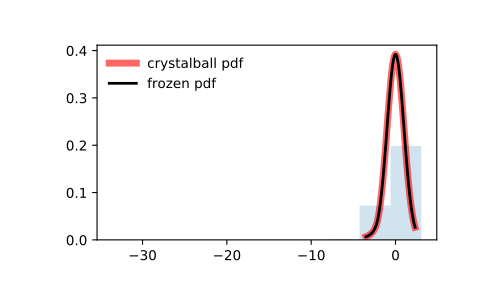

This chart was generated by the following Python code:
from scipy.stats import crystalball
import matplotlib.pyplot as plt
fig, ax = plt.subplots(1, 1)

# Calculate a few first moments:

beta, m = 2, 3
mean, var, skew, kurt = crystalball.stats(beta, m, moments='mvsk')

# Display the probability density function (``pdf``):

x = np.linspace(crystalball.ppf(0.01, beta, m),
                crystalball.ppf(0.99, beta, m), 100)
ax.plot(x, crystalball.pdf(x, beta, m),
       'r-', lw=5, alpha=0.6, label='crystalball pdf')

# Alternatively, the distribution object can be called (as a function)
# to fix the shape, location and scale parameters. This returns a "frozen"
# RV object holding the given parameters fixed.

# Freeze the distribution and display the frozen ``pdf``:

rv = crystalball(beta, m)
ax.plot(x, rv.pdf(x), 'k-', lw=2, label='frozen pdf')

# Check accuracy of ``cdf`` and ``ppf``:

vals = crystalball.ppf([0.001, 0.5, 0.999], beta, m)
np.allclose([0.001, 0.5, 0.999], crystalball.cdf(vals, beta, m))
# True

# Generate random numbers:

r = crystalball.rvs(beta, m, size=1000)

# And compare the histogram:

ax.hist(r, normed=True, histtype='stepfilled', alpha=0.2)
ax.legend(loc='best', frameon=False)
plt.show()
